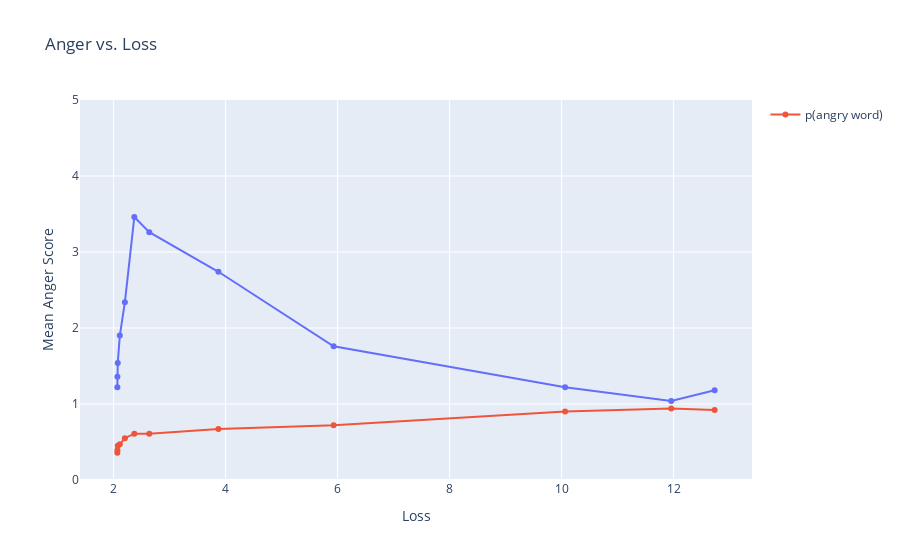

The cell this chart's notebook holds for it:
### Code cell
fig = px.line(x=losses, y=mean_scores, title="Anger vs. Loss", labels={"x": "Loss", "y": "Mean Anger Score"}, markers=True)
fig.add_scatter(x=losses, y=sae_count_scores, mode='lines+markers', name='p(angry word)')
fig.update_yaxes(range=[0, 5], dtick=1)
fig.show()

### Figure 1 — Plotly figure (JSON) as saved in the notebook; plotly's stock layout.template omitted (floating-point values rounded to 4 significant figures)
{"data": [{"hovertemplate": "Loss=%{x}<br>Mean Anger Score=%{y}<extra></extra>", "legendgroup": "", "line": {"color": "#636efa", "dash": "solid"}, "marker": {"symbol": "circle"}, "mode": "lines+markers", "name": "", "orientation": "v", "showlegend": false, "type": "scatter", "x": [2.068, 2.069, 2.075, 2.112, 2.202, 2.371, 2.638, 3.872, 5.929, 10.06, 11.96, 12.73], "xaxis": "x", "y": [1.22, 1.36, 1.54, 1.9, 2.34, 3.46, 3.26, 2.74, 1.76, 1.22, 1.04, 1.18], "yaxis": "y"}, {"mode": "lines+markers", "name": "p(angry word)", "type": "scatter", "x": [2.068, 2.069, 2.075, 2.112, 2.202, 2.371, 2.638, 3.872, 5.929, 10.06, 11.96, 12.73], "y": [0.36, 0.39, 0.45, 0.47, 0.55, 0.61, 0.61, 0.67, 0.72, 0.9, 0.94, 0.92]}], "layout": {"legend": {"tracegroupgap": 0}, "title": {"text": "Anger vs. Loss"}, "xaxis": {"anchor": "y", "domain": [0, 1], "title": {"text": "Loss"}}, "yaxis": {"anchor": "x", "domain": [0, 1], "dtick": 1, "range": [0, 5], "title": {"text": "Mean Anger Score"}}}}
